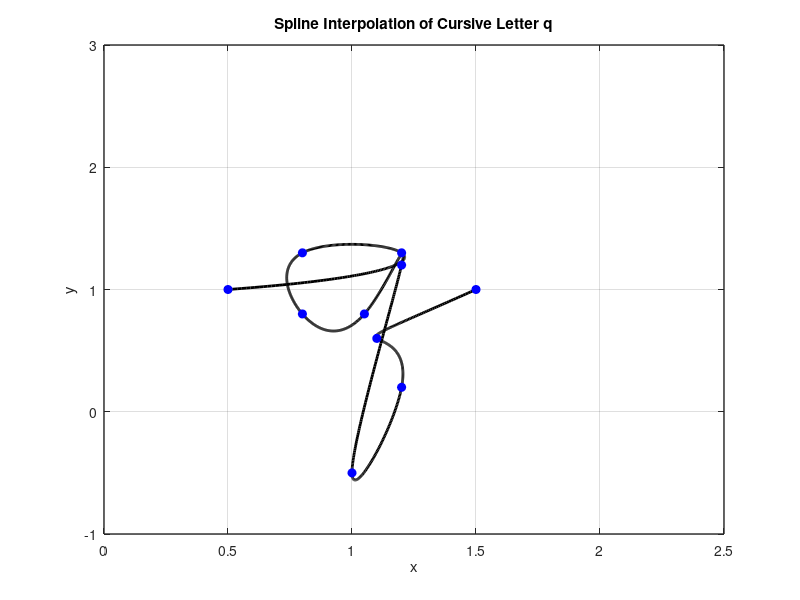

The MATLAB script that drew this image:
x = [0.5 1.2 0.8 0.8 1.05 1.2 1 1.2 1.1 1.5];
y = [1 1.3 1.3 0.8 0.8 1.2 -0.5 0.2 0.6 1];

n = length(x);
t = 0:n-1; % Parametric coordinate t
tt = 0:0.01:n-1; % More dense coordinate tt for spline interpolation

% Compute spline interpolation
xx = spline(t, x, tt);
yy = spline(t, y, tt);

% Plot settings
figure(1)
plot(xx, yy, 'k', 'LineWidth', 2) % plot spline
hold on
plot(x, y, 'bo', 'MarkerFaceColor', 'b') % plot data points
axis([0 2.5 -1 3])
grid on
title('Spline Interpolation of Cursive Letter q')
xlabel('x')
ylabel('y')
set(gca, 'FontSize', 10, 'LineWidth', 1)
grid on
